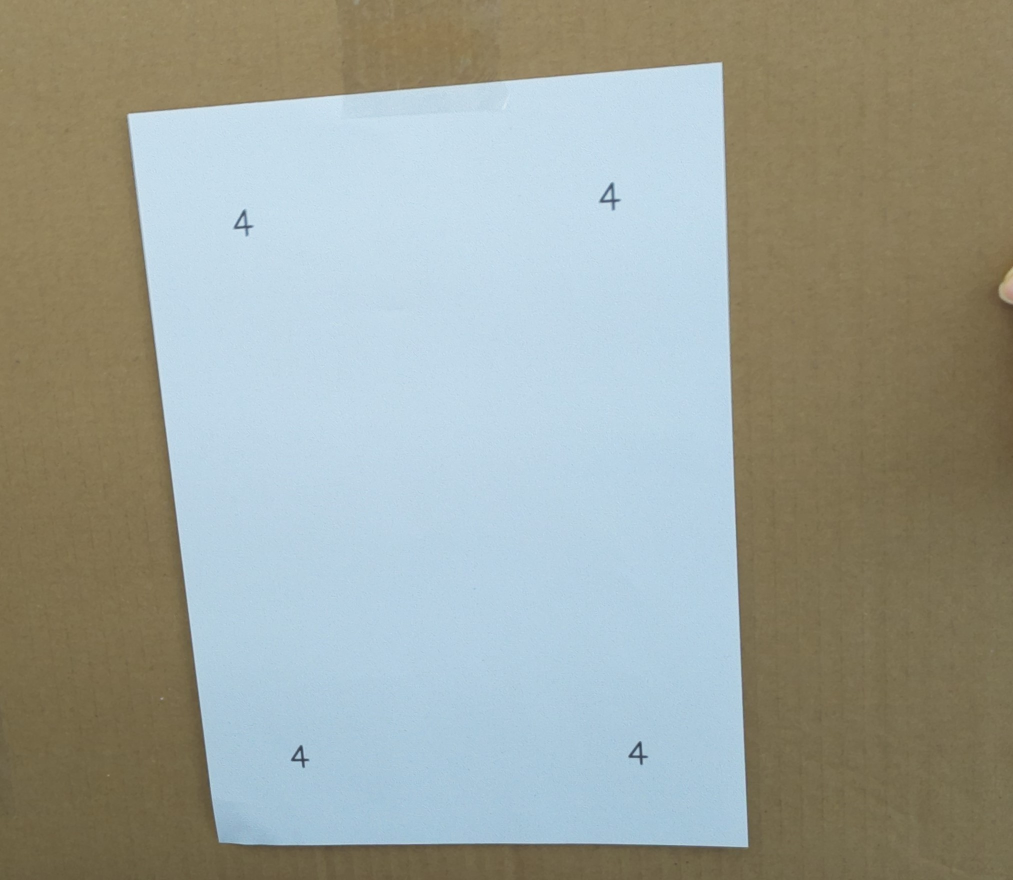
#> input picture box.jpg, 2026 x 1760 px (shown at 1/2 size)
$ python 0121paper.py
#> lines starting #> are read from the running program, lines starting #| are printed output that depends on the picture; after the words box and inside, x2 and y2 are one past the last pixel; in counts of white or black regions, pixels touching at a corner belong together
import cv2
import math
from sklearn.cluster import DBSCAN

filename='box'

#이미지 4분할
def split_image(image, point, angle):
    x, y = point
    h, w = image.shape[:2]
    rotation_matrix = cv2.getRotationMatrix2D((x, y), angle, 1)
    rotated_image = cv2.warpAffine(image, rotation_matrix, (w, h))
    top_left = rotated_image[0:y, 0:x]
    top_right = rotated_image[0:y, x:]
    bottom_left = rotated_image[y:, 0:x]
    bottom_right = rotated_image[y:, x:]
    return top_left, top_right, bottom_left, bottom_right

import cv2
import numpy as np

count=0
img = cv2.imread(f"{filename}.jpg", cv2.IMREAD_COLOR)
#> img is the input picture: shape (1760, 2026, 3); mean B, G, R 152.9, 161.6, 156.6
size=img.shape[:2]
#> size = (1760, 2026)
print(size)
#| (1760, 2026)
img = cv2.resize(img, (800,600))  # 이미지 크기 조정-카메라 설치 후 하이퍼파라미터 조정
#> img: shape (600, 800, 3)

def remove_overlapping_contours(contours, img_size=(500, 500)):
    # 컨투어 리스트 정렬 (면적 기준 내림차순)
    contours = sorted(contours, key=lambda cnt: cv2.contourArea(cnt), reverse=True)
    remaining_contours = []
    mask = np.zeros(img_size, dtype=np.uint8)

    for cnt in contours:
        # 현재 컨투어를 그린 마스크 생성
        current_mask = np.zeros(img_size, dtype=np.uint8)
        cv2.drawContours(current_mask, [cnt], -1, 255, -1)
        overlap = cv2.bitwise_and(mask, current_mask)
        if not np.any(overlap):  # 겹치는 영역이 없으면
            remaining_contours.append(cnt)
            cv2.drawContours(mask, [cnt], -1, 255, -1)
    return remaining_contours

# Canny Edge Detection
edges = cv2.Canny(img, 240, 240)
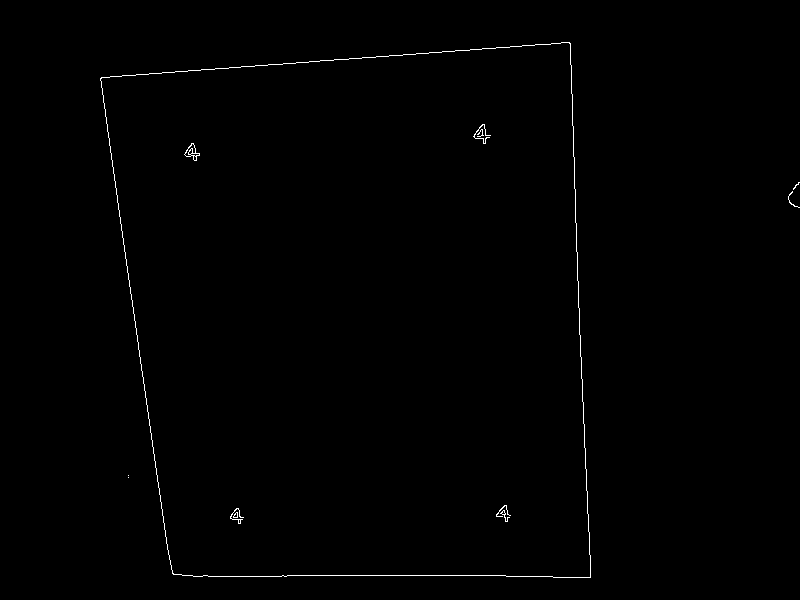
#> edges: shape (600, 800); 0.47% white in thin lines or dots, all inside (x1, y1, x2, y2) = (100, 42, 800, 578)


kernel = np.ones((4,4), np.uint8)
morph = cv2.morphologyEx(edges, cv2.MORPH_CLOSE, kernel)
#> morph: shape (600, 800); 0.52% white in thin lines or dots, all inside (x1, y1, x2, y2) = (101, 43, 800, 579)
edges  = cv2.blur(edges, (3, 3))
# 컨투어 검출 (Canny후에 블러처리까지 한 결과를 입력으로 사용)
contours, hierarchy = cv2.findContours(morph, cv2.RETR_TREE, cv2.CHAIN_APPROX_TC89_KCOS)
#> contours = 9 contours, 3 with area under 20; largest, box (x1, y1, x2, y2) and area: (101, 43, 592, 579) 229978, (102, 43, 592, 579) 229970, (474, 125, 492, 145) 142, (185, 144, 201, 162) 129, (497, 506, 512, 523) 102, (231, 509, 245, 525) 96
realcontour=[]
for i, cnt in enumerate(contours):
    area = cv2.contourArea(cnt)
    peri = cv2.arcLength(cnt, True)
    if 400000>area > 5000:  # 면적 필터링-카메라 설치 후 하이퍼파리미터 조정
        # 컨투어 내부 마스크 생성
        mask = np.zeros(img.shape[:2], dtype=np.uint8)
        cv2.drawContours(mask, [cnt], -1, 255, -1)
        mean_val, stddev_val = cv2.meanStdDev(img, mask=mask)
        # 색상이 비슷한지 판별 (임의 기준: 표준편차가 50 미만)-카메라 설치 후 하이퍼파라미터 조정
        if np.all(stddev_val < 50):
            cnt= cv2.approxPolyDP(cnt, 0.0001* peri, True)
            print(cnt.shape)
            realcontour.append(cnt)
#> this loop made 9 passes
#> (area, peri, mean_val, stddev_val) on passes 4 to 5: (229978.5, 1925.7, [226.1, 210.1, 185], [13.28, 12.52, 12.95]), (229969.5, 1923.1, [226.1, 210.2, 185], [13.17, 12.44, 12.91])
#> (area, peri) on passes 6 to 9: (95.5, 47.16), (102.5, 50.1), (129, 52.76), (141.5, 60.55)
#| (49, 1, 2)
#| (54, 1, 2)
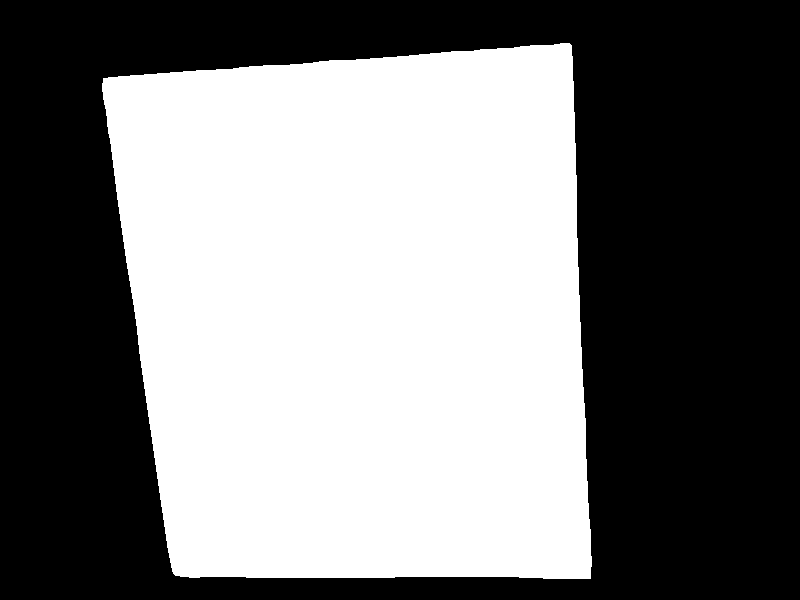
#> mask: shape (600, 800); 48.1% white; 1 white region
#> after the loop, realcontour = 2 contours; box (x1, y1, x2, y2) and area: (101, 43, 592, 579) 229966, (102, 43, 592, 579) 229962
filtered_contours=remove_overlapping_contours(realcontour)
#> in remove_overlapping_contours, `contours = sorted(contours, key=lambda cnt: cv2.contourArea(cnt), reve..`: contours has the same summary as realcontour outside remove_overlapping_contours
#> the loop in remove_overlapping_contours, `for cnt in contours:` made 2 passes
#> after the loop in remove_overlapping_contours, `for cnt in contours:`: current_mask: shape (500, 500); 64.7% white; 1 black region, box (x1, y1, x2, y2) and area: (0, 0, 500, 500) 88167
#> after the loop in remove_overlapping_contours, `for cnt in contours:`: mask: shape (500, 500); 64.7% white; 1 black region
#> after the loop in remove_overlapping_contours, `for cnt in contours:`: remaining_contours = 1 contour; box (x1, y1, x2, y2) and area: (101, 43, 592, 579) 229966
#> filtered_contours has the same summary as remaining_contours in remove_overlapping_contours

for i, cnt in enumerate(filtered_contours):
    cv2.drawContours(img, [cnt], -1, (255,0,255), 2)
    M = cv2.moments(cnt, False)
    cX = int(M['m10'] / M['m00'])
    cY = int(M['m01'] / M['m00'])
#> this loop made 1 pass
#> (cX, cY) on pass 1: (360, 313)
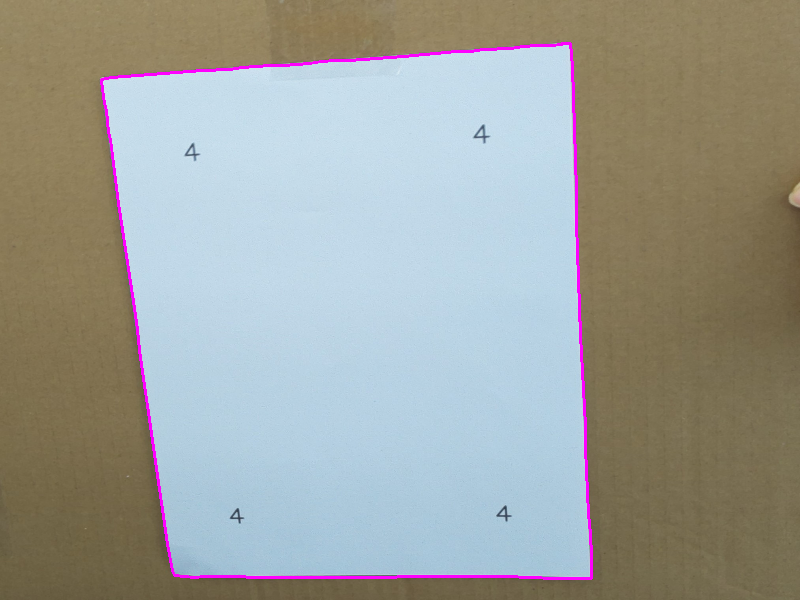
#> img: shape (600, 800, 3); mean B, G, R 154, 159.7, 157.8

print('ans')
print(len(filtered_contours))
#| 1

point=(cX,cY)
#> point = (360, 313)
print(point)
#| (360, 313)
image = cv2.imread(f"{filename}.jpg", cv2.IMREAD_COLOR)
height, width = image.shape[:2]
#> height = 1760; width = 2026
scale_x = width / 800
#> scale_x = 2.53
scale_y = height / 600
#> scale_y = 2.93
point=(int(image.shape[1]*cX/800),int(image.shape[0]*cY/600))
#> point = (911, 918)
# 원본 이미지에 컨투어 그리기
for contour in filtered_contours:
    contour_rescaled = [(int(pt[0][0] * scale_x), int(pt[0][1] * scale_y)) for pt in contour]
#> this loop made 1 pass
contour_rescaled=np.array(contour_rescaled)
#> contour_rescaled = 49 pairs, first value 255 to 1496, second value 126 to 1695
contour_rescaled=contour_rescaled.reshape(-1,1,2)
#> contour_rescaled = 49 rows, first 8: [1443, 126], [1423, 126], [1420, 129], [1395, 132], [1357, 132], [1324, 134], [1291, 140], [1223, 143]
mask = np.zeros_like(image)
# 모든 컨투어를 마스크에 그리기
cv2.drawContours(mask, [contour_rescaled], -1, (255, 255, 255), thickness=cv2.FILLED)
#> mask: shape (1760, 2026, 3); 48% white; 1 white region, box (x1, y1, x2, y2) and area: (255, 126, 1497, 1696) 1710876
result = cv2.bitwise_and(image, mask)
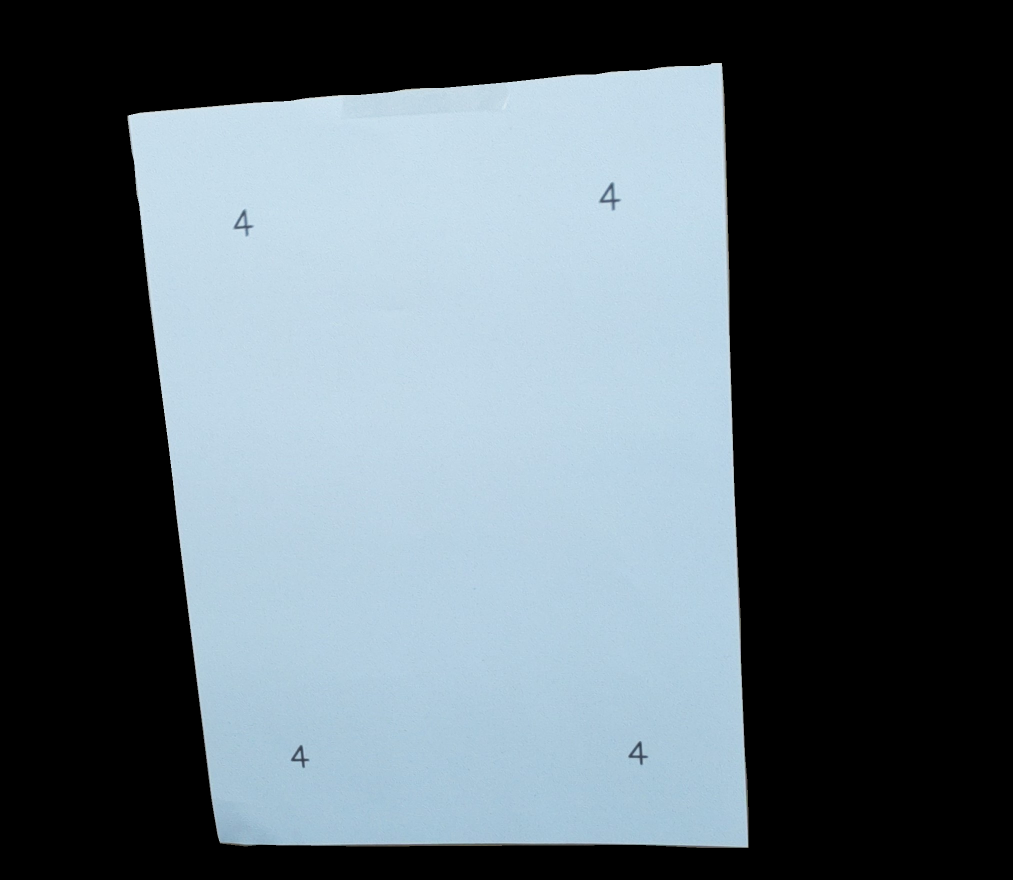
#> result: shape (1760, 2026, 3) (shown at 1/2 size); mean B, G, R 108.8, 101, 88.9
cv2.circle(result, point, 20, (0, 255, 0), -1)
#> result: shape (1760, 2026, 3); 0.04% of pixels changed, all inside (x1, y1, x2, y2) = (891, 898, 932, 939)
# result=cv2.resize(result,(int(result.shape[1]*0.2),int(result.shape[0]*0.2)))
print(result.shape)
#| (1760, 2026, 3)
# image = cv2.resize(image, (800, 600))  # 이미지 크기 조정-카메라 설치 후 하이퍼파라미터 조정
top_left, top_right, bottom_left, bottom_right = split_image(result, point,0)
#> in split_image, `x, y = point`: x = 911; y = 918
#> in split_image, `rotation_matrix = cv2.getRotationMatrix2D((x, y), angle, 1)`: rotation_matrix = [[1, 0, 0], [0, 1, 0]]
#> in split_image, `bottom_right = rotated_image[y:, x:]`:
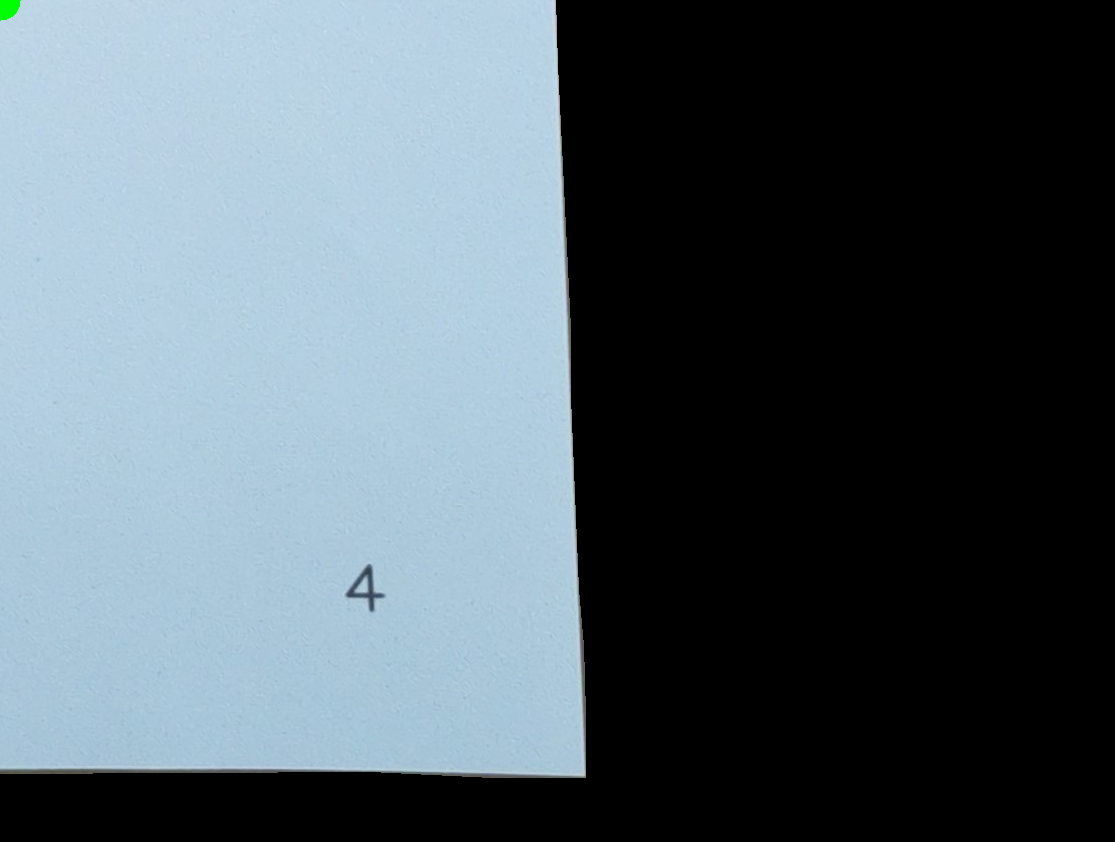
#> bottom_right: shape (842, 1115, 3); mean B, G, R 104.3, 96.1, 83

# 결과 출력
def where(imgx,imgy,loc):
    if (loc==1):
        imgx+=cX*scale_x
    elif (loc==3):
        imgy+=cY*scale_y
    elif (loc==2):
        imgx+=cX*scale_x
        imgy+=cY*scale_y
    img_point=(int(imgx),int(imgy))
    return img_point
template = cv2.imread('marker_4.png', 0)

def marker_detector(side):
    count=0
    orb = cv2.ORB_create()
    kp1, des1 = orb.detectAndCompute(template, None)
    #입력할 부분 설정
    input_image=cv2.cvtColor(side, cv2.COLOR_BGR2GRAY) #여기다
    kp2, des2 = orb.detectAndCompute(input_image, None)

    bf = cv2.BFMatcher(cv2.NORM_HAMMING, crossCheck=True)
    matches = bf.match(des1, des2)
    points1 = []  # 템플릿 이미지에서의 매칭된 특징점 좌표
    points2 = []  # 입력 이미지에서의 매칭된 특징점 좌표

    # 매칭 결과를 거리 기준으로 정렬
    matches = sorted(matches, key=lambda x: x.distance)
    for match in matches:
        # 첫 번째 이미지의 특징점 좌표
        pt1 = kp1[match.queryIdx].pt
        # 두 번째 이미지의 특징점 좌표
        pt2 = kp2[match.trainIdx].pt
        points1.append(pt1)
        points2.append(pt2)
            # 출력

    if points1 and points2:
        avg_x1 = np.mean([pt[0] for pt in points1])
        avg_y1 = np.mean([pt[1] for pt in points1])
        avg_x2 = np.mean([pt[0] for pt in points2])
        avg_y2 = np.mean([pt[1] for pt in points2])

        print(f"Template Image Average (x, y): ({avg_x1:.2f}, {avg_y1:.2f})")
        print(f"Input Image Average (x, y): ({avg_x2:.2f}, {avg_y2:.2f})")
    else:
        print("No matches found.")
    print(len(matches))
    points = [kp2[match.trainIdx].pt for match in matches]
    data = np.array(points)  # 리스트를 numpy 배열로 변환

#> (the run stopped early here; a loop or call above may not have finished)
